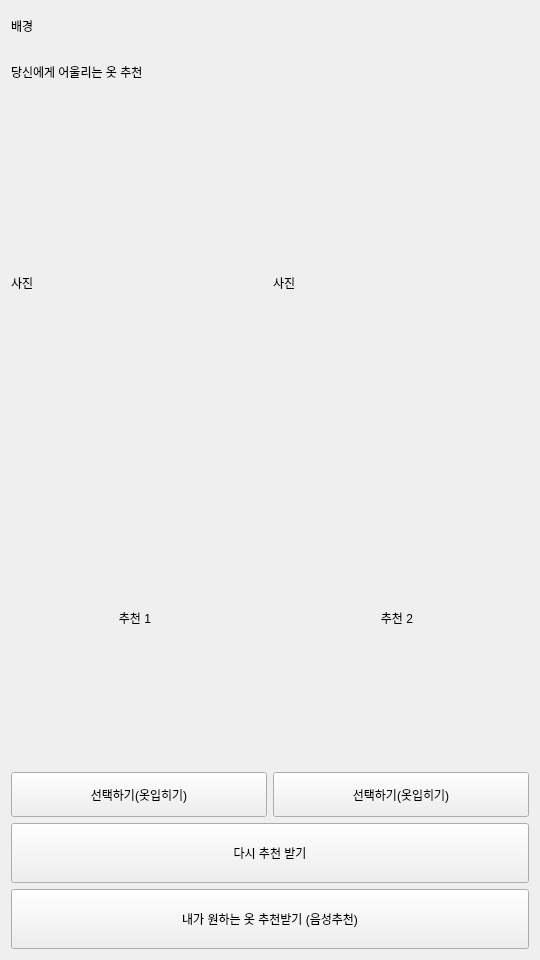
<?xml version="1.0" encoding="UTF-8"?>
<ui version="4.0">
 <class>Form</class>
 <widget class="QWidget" name="Form">
  <property name="geometry">
   <rect>
    <x>0</x>
    <y>0</y>
    <width>540</width>
    <height>960</height>
   </rect>
  </property>
  <property name="minimumSize">
   <size>
    <width>540</width>
    <height>960</height>
   </size>
  </property>
  <property name="windowTitle">
   <string>Form</string>
  </property>
  <layout class="QGridLayout" name="gridLayout_21">
   <item row="0" column="0" colspan="2">
    <layout class="QGridLayout" name="gridLayout_4">
     <item row="0" column="0">
      <widget class="QLabel" name="background_2">
       <property name="maximumSize">
        <size>
         <width>16777215</width>
         <height>30</height>
        </size>
       </property>
       <property name="text">
        <string>배경</string>
       </property>
      </widget>
     </item>
    </layout>
   </item>
   <item row="2" column="0">
    <layout class="QGridLayout" name="gridLayout_7">
     <item row="1" column="0">
      <layout class="QGridLayout" name="gridLayout_8">
       <item row="1" column="0">
        <layout class="QGridLayout" name="gridLayout_9">
         <item row="0" column="0">
          <widget class="QPushButton" name="select_2">
           <property name="minimumSize">
            <size>
             <width>0</width>
             <height>45</height>
            </size>
           </property>
           <property name="text">
            <string>선택하기(옷입히기)</string>
           </property>
          </widget>
         </item>
        </layout>
       </item>
       <item row="0" column="0" alignment="Qt::AlignHCenter">
        <widget class="QLabel" name="text_2">
         <property name="minimumSize">
          <size>
           <width>100</width>
           <height>100</height>
          </size>
         </property>
         <property name="text">
          <string>         추천 1</string>
         </property>
        </widget>
       </item>
      </layout>
     </item>
     <item row="0" column="0">
      <widget class="QLabel" name="clothes_2">
       <property name="minimumSize">
        <size>
         <width>100</width>
         <height>360</height>
        </size>
       </property>
       <property name="maximumSize">
        <size>
         <width>16777215</width>
         <height>360</height>
        </size>
       </property>
       <property name="text">
        <string>사진</string>
       </property>
      </widget>
     </item>
    </layout>
   </item>
   <item row="2" column="1">
    <layout class="QGridLayout" name="gridLayout_16">
     <item row="1" column="0">
      <layout class="QGridLayout" name="gridLayout_17">
       <item row="0" column="0" alignment="Qt::AlignHCenter">
        <widget class="QLabel" name="text_4">
         <property name="minimumSize">
          <size>
           <width>100</width>
           <height>100</height>
          </size>
         </property>
         <property name="text">
          <string>         추천 2</string>
         </property>
        </widget>
       </item>
       <item row="1" column="0">
        <layout class="QGridLayout" name="gridLayout_18">
         <item row="0" column="0">
          <widget class="QPushButton" name="select_4">
           <property name="minimumSize">
            <size>
             <width>0</width>
             <height>45</height>
            </size>
           </property>
           <property name="text">
            <string>선택하기(옷입히기)</string>
           </property>
          </widget>
         </item>
        </layout>
       </item>
      </layout>
     </item>
     <item row="0" column="0">
      <widget class="QLabel" name="clothes_4">
       <property name="minimumSize">
        <size>
         <width>100</width>
         <height>360</height>
        </size>
       </property>
       <property name="maximumSize">
        <size>
         <width>16777215</width>
         <height>360</height>
        </size>
       </property>
       <property name="text">
        <string>사진</string>
       </property>
      </widget>
     </item>
    </layout>
   </item>
   <item row="3" column="0" colspan="2">
    <layout class="QGridLayout" name="gridLayout_19">
     <item row="0" column="0">
      <widget class="QPushButton" name="pushButton_4">
       <property name="minimumSize">
        <size>
         <width>0</width>
         <height>50</height>
        </size>
       </property>
       <property name="maximumSize">
        <size>
         <width>16777215</width>
         <height>60</height>
        </size>
       </property>
       <property name="text">
        <string>다시 추천 받기</string>
       </property>
      </widget>
     </item>
    </layout>
   </item>
   <item row="4" column="0" colspan="2">
    <layout class="QGridLayout" name="gridLayout_15">
     <item row="0" column="0">
      <widget class="QPushButton" name="pushButton_3">
       <property name="minimumSize">
        <size>
         <width>0</width>
         <height>50</height>
        </size>
       </property>
       <property name="maximumSize">
        <size>
         <width>16777215</width>
         <height>60</height>
        </size>
       </property>
       <property name="text">
        <string>내가 원하는 옷 추천받기 (음성추천)</string>
       </property>
      </widget>
     </item>
    </layout>
   </item>
   <item row="1" column="0" colspan="2">
    <layout class="QGridLayout" name="gridLayout_20">
     <item row="0" column="0">
      <widget class="QLabel" name="txt_2">
       <property name="maximumSize">
        <size>
         <width>16777215</width>
         <height>50</height>
        </size>
       </property>
       <property name="text">
        <string>당신에게 어울리는 옷 추천</string>
       </property>
      </widget>
     </item>
    </layout>
   </item>
  </layout>
 </widget>
 <resources/>
 <connections/>
</ui>
